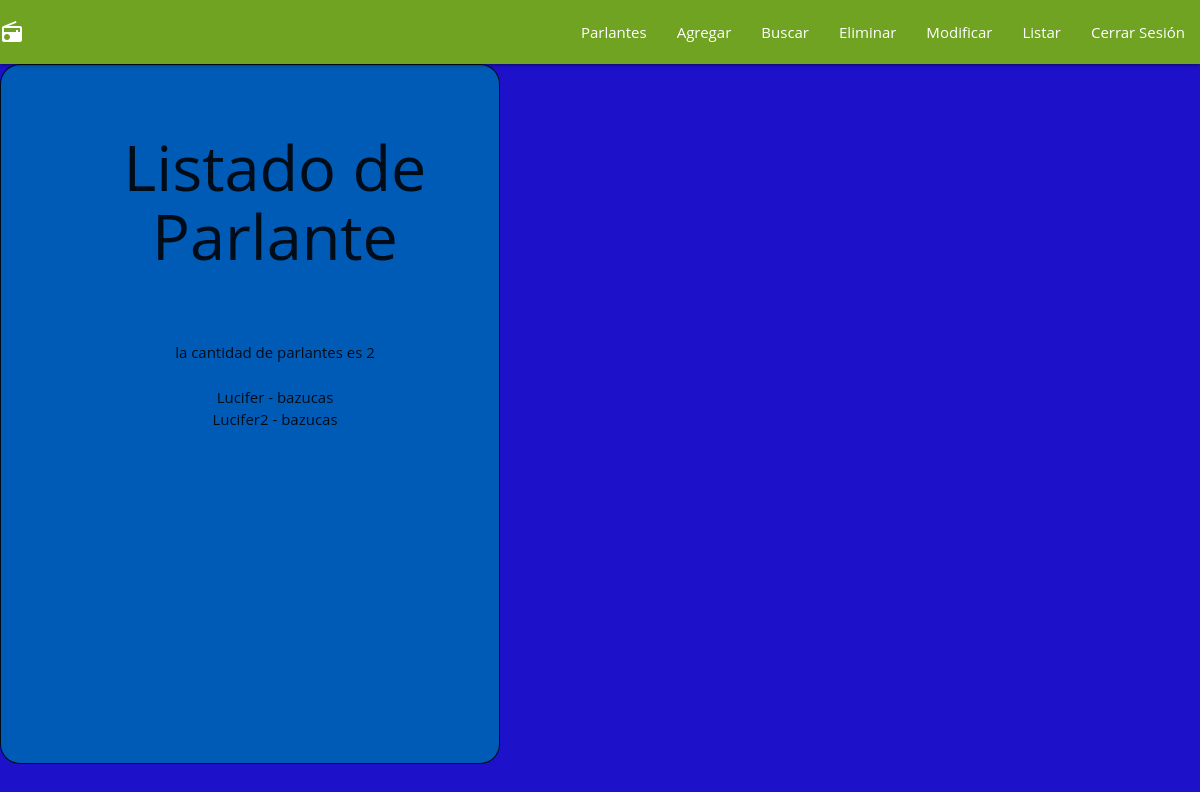
Before: /parlantes/mostrar_parlantes (signed in) with the older database file.
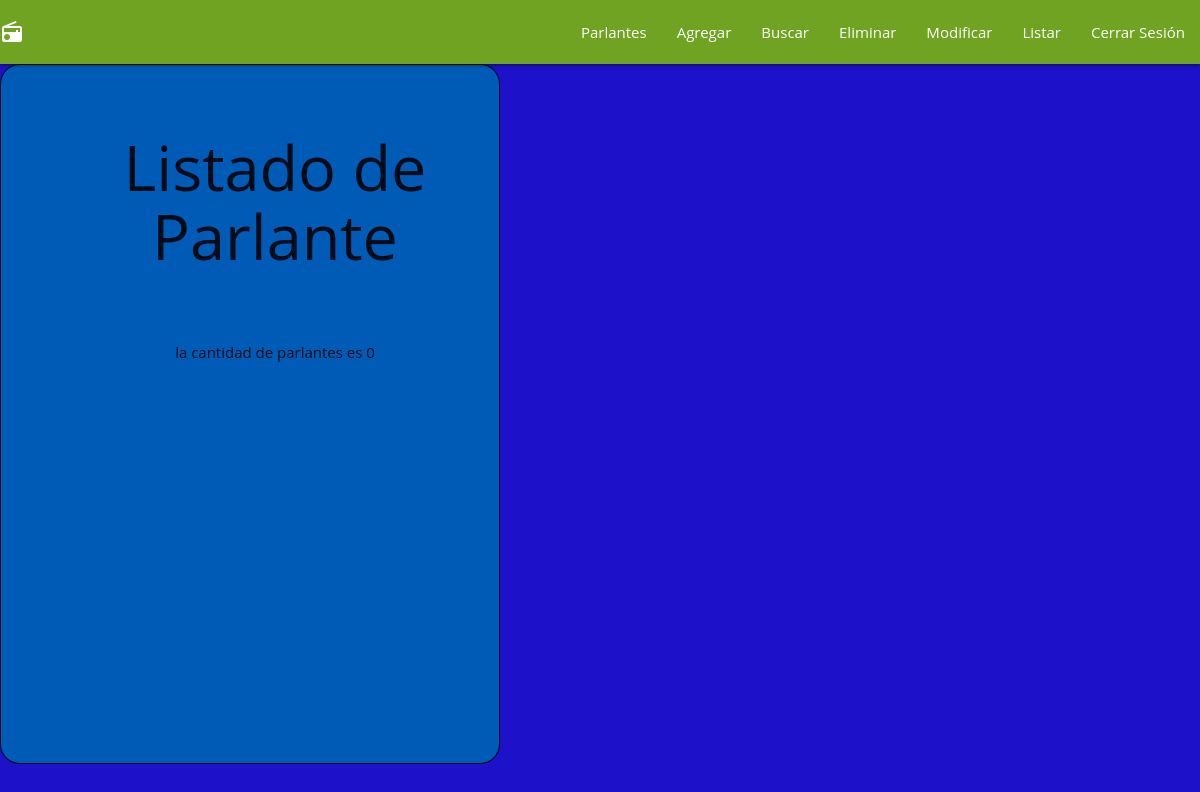
After: the same page with the newer database file.
### parlantes/models.py (models this page shows, shortened)
class Parlante(models.Model):
    id_parlante      = models.AutoField(db_column='id_alumno', primary_key=True)
    nombre           = models.CharField(max_length=20, blank=True, null=True)
    tipo             = models.CharField(max_length=10, blank=True, null=True)
    foto = models.ImageField(upload_to='fotos', blank=True, null=True)
    class Meta:
        ordering = ["tipo"]

### parlantes/views.py (the view)
# urls.py: path('mostrar_parlantes', views.mostrar_parlantes, name='mostrar_parlantes'),
def mostrar_parlantes(request):
    print("ok, estamos en la vista mostrar parlantes")
    lista = Parlante.objects.filter(tipo = 'bazucas')
    context={'listado' : lista}
    return render(request, 'parlantes/crud/listar_parlantes.html', context)

### parlantes/templates/parlantes/crud/listar_parlantes.html (shortened to what this page needs)
{% extends "parlantes/base.html" %}
{% block content%}
<div id="caja2">
    <h1>Listado de Parlante</h1>
    <br><br>
    la cantidad de parlantes es {{ listado | length }} <br> <br>
    {% for parlante in listado %}
        {{ parlante.nombre}} - {{ parlante.tipo}}
        <br>
    {% endfor %}
</div>
{% endblock %}

Changed rows visible on the page:
removed Parlante: nombre "Lucifer", tipo "bazucas"
removed Parlante: nombre "Lucifer2", tipo "bazucas"
Other visible differences:
{{ listado | length }}: "2" → "0"
